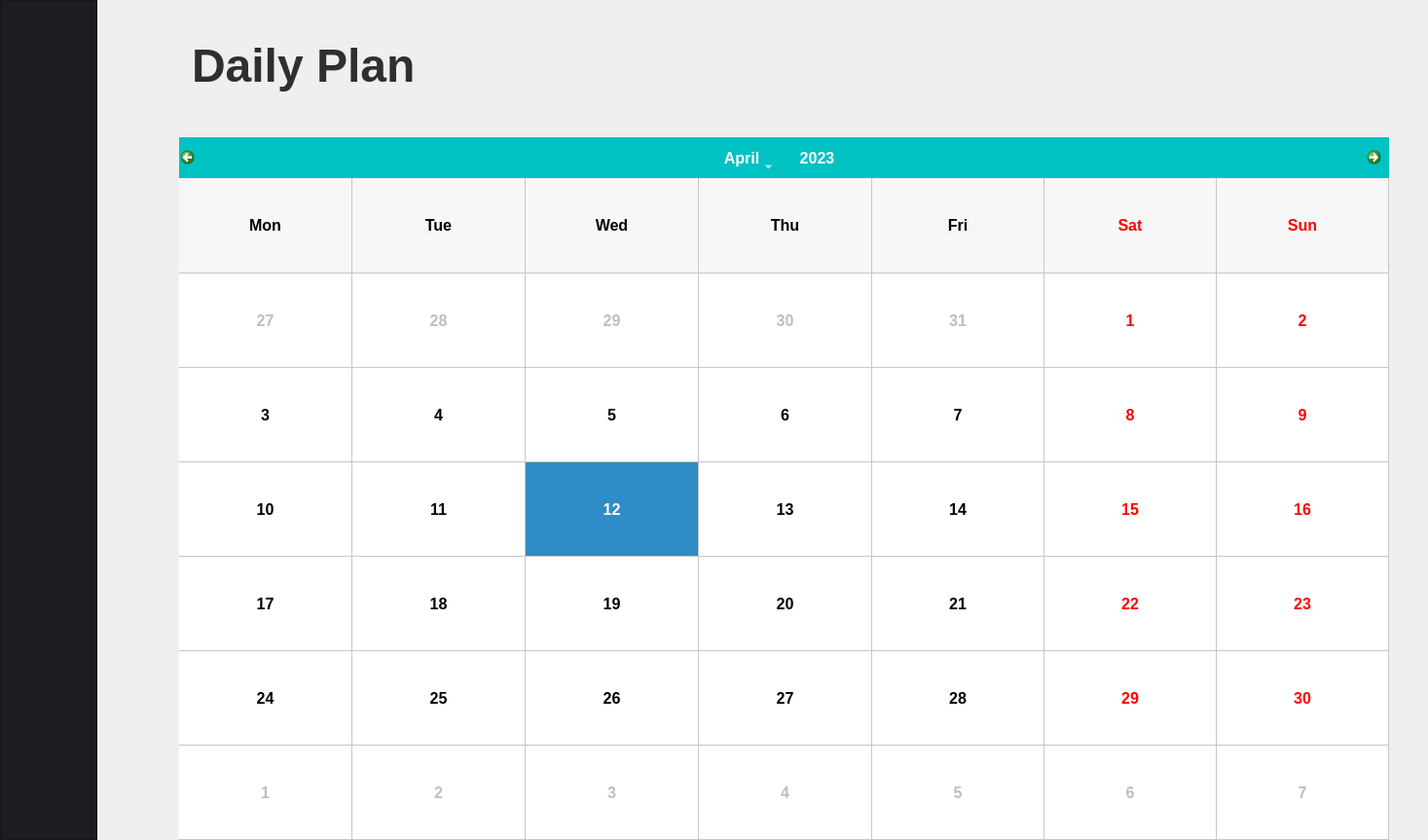
<?xml version="1.0" encoding="UTF-8"?>
<ui version="4.0">
 <class>MainWindow</class>
 <widget class="QMainWindow" name="MainWindow">
  <property name="geometry">
   <rect>
    <x>0</x>
    <y>0</y>
    <width>1467</width>
    <height>863</height>
   </rect>
  </property>
  <property name="windowTitle">
   <string>MainWindow</string>
  </property>
  <property name="autoFillBackground">
   <bool>false</bool>
  </property>
  <widget class="QWidget" name="centralwidget">
   <layout class="QGridLayout" name="gridLayout">
    <property name="leftMargin">
     <number>0</number>
    </property>
    <property name="topMargin">
     <number>0</number>
    </property>
    <property name="rightMargin">
     <number>0</number>
    </property>
    <property name="bottomMargin">
     <number>0</number>
    </property>
    <property name="horizontalSpacing">
     <number>20</number>
    </property>
    <item row="2" column="1">
     <layout class="QHBoxLayout" name="horizontalLayout_2">
      <item alignment="Qt::AlignTop">
       <widget class="QPushButton" name="pushButton">
        <property name="maximumSize">
         <size>
          <width>50</width>
          <height>16777215</height>
         </size>
        </property>
        <property name="autoFillBackground">
         <bool>false</bool>
        </property>
        <property name="styleSheet">
         <string notr="true">margin-top: 50px; margin-left: 10px</string>
        </property>
        <property name="text">
         <string/>
        </property>
        <property name="icon">
         <iconset resource="../../../../../../../../Downloads/tes.qrc">
          <normaloff>:/newPrefix/Back.png</normaloff>:/newPrefix/Back.png</iconset>
        </property>
        <property name="iconSize">
         <size>
          <width>47</width>
          <height>49</height>
         </size>
        </property>
        <property name="autoDefault">
         <bool>false</bool>
        </property>
        <property name="default">
         <bool>false</bool>
        </property>
        <property name="flat">
         <bool>true</bool>
        </property>
       </widget>
      </item>
     </layout>
    </item>
    <item row="2" column="0" rowspan="2">
     <layout class="QVBoxLayout" name="verticalLayout">
      <item>
       <widget class="QFrame" name="frame">
        <property name="enabled">
         <bool>true</bool>
        </property>
        <property name="minimumSize">
         <size>
          <width>100</width>
          <height>400</height>
         </size>
        </property>
        <property name="maximumSize">
         <size>
          <width>100</width>
          <height>16777215</height>
         </size>
        </property>
        <property name="styleSheet">
         <string notr="true">background-color: rgb(28, 29, 34)</string>
        </property>
        <property name="frameShape">
         <enum>QFrame::StyledPanel</enum>
        </property>
        <property name="frameShadow">
         <enum>QFrame::Raised</enum>
        </property>
        <widget class="QLabel" name="label_2">
         <property name="geometry">
          <rect>
           <x>25</x>
           <y>50</y>
           <width>51</width>
           <height>51</height>
          </rect>
         </property>
         <property name="text">
          <string/>
         </property>
         <property name="pixmap">
          <pixmap resource="../../../../../../../../Downloads/tes.qrc">:/newPrefix/Items.png</pixmap>
         </property>
        </widget>
        <widget class="QLabel" name="label">
         <property name="geometry">
          <rect>
           <x>31</x>
           <y>190</y>
           <width>31</width>
           <height>51</height>
          </rect>
         </property>
         <property name="text">
          <string>&lt;html&gt;&lt;head/&gt;&lt;body&gt;&lt;p&gt;&lt;img src=&quot;:/newPrefix/todolist.png&quot;/&gt;&lt;/p&gt;&lt;/body&gt;&lt;/html&gt;</string>
         </property>
        </widget>
        <widget class="QLabel" name="label_5">
         <property name="geometry">
          <rect>
           <x>21</x>
           <y>270</y>
           <width>51</width>
           <height>51</height>
          </rect>
         </property>
         <property name="text">
          <string>&lt;html&gt;&lt;head/&gt;&lt;body&gt;&lt;p&gt;&lt;img src=&quot;:/newPrefix/daily plan.png&quot;/&gt;&lt;/p&gt;&lt;/body&gt;&lt;/html&gt;</string>
         </property>
        </widget>
        <widget class="QLabel" name="label_4">
         <property name="geometry">
          <rect>
           <x>22</x>
           <y>350</y>
           <width>51</width>
           <height>51</height>
          </rect>
         </property>
         <property name="text">
          <string>&lt;html&gt;&lt;head/&gt;&lt;body&gt;&lt;p&gt;&lt;img src=&quot;:/newPrefix/target.png&quot;/&gt;&lt;/p&gt;&lt;/body&gt;&lt;/html&gt;</string>
         </property>
        </widget>
        <widget class="QLabel" name="label_8">
         <property name="geometry">
          <rect>
           <x>21</x>
           <y>440</y>
           <width>51</width>
           <height>41</height>
          </rect>
         </property>
         <property name="text">
          <string>&lt;html&gt;&lt;head/&gt;&lt;body&gt;&lt;p&gt;&lt;img src=&quot;:/newPrefix/gratitude.png&quot;/&gt;&lt;/p&gt;&lt;/body&gt;&lt;/html&gt;</string>
         </property>
        </widget>
        <widget class="QLabel" name="label_6">
         <property name="geometry">
          <rect>
           <x>30</x>
           <y>510</y>
           <width>41</width>
           <height>71</height>
          </rect>
         </property>
         <property name="text">
          <string>&lt;html&gt;&lt;head/&gt;&lt;body&gt;&lt;p&gt;&lt;img src=&quot;:/newPrefix/article.png&quot;/&gt;&lt;/p&gt;&lt;/body&gt;&lt;/html&gt;</string>
         </property>
        </widget>
        <widget class="QLabel" name="label_7">
         <property name="geometry">
          <rect>
           <x>40</x>
           <y>630</y>
           <width>31</width>
           <height>31</height>
          </rect>
         </property>
         <property name="text">
          <string>&lt;html&gt;&lt;head/&gt;&lt;body&gt;&lt;p&gt;&lt;img src=&quot;:/newPrefix/Icon.png&quot;/&gt;&lt;/p&gt;&lt;/body&gt;&lt;/html&gt;</string>
         </property>
        </widget>
       </widget>
      </item>
     </layout>
    </item>
    <item row="2" column="2">
     <layout class="QVBoxLayout" name="verticalLayout_6">
      <item>
       <widget class="QLabel" name="label_9">
        <property name="font">
         <font>
          <pointsize>36</pointsize>
          <weight>75</weight>
          <bold>true</bold>
         </font>
        </property>
        <property name="styleSheet">
         <string notr="true">margin-top: 40px; color : #2F2F2F;</string>
        </property>
        <property name="text">
         <string>&lt;html&gt;&lt;head/&gt;&lt;body&gt;&lt;p&gt;Daily Plan&lt;/p&gt;&lt;/body&gt;&lt;/html&gt;</string>
        </property>
        <property name="alignment">
         <set>Qt::AlignLeading|Qt::AlignLeft|Qt::AlignVCenter</set>
        </property>
       </widget>
      </item>
      <item>
       <spacer name="verticalSpacer">
        <property name="orientation">
         <enum>Qt::Vertical</enum>
        </property>
        <property name="sizeType">
         <enum>QSizePolicy::Preferred</enum>
        </property>
        <property name="sizeHint" stdset="0">
         <size>
          <width>20</width>
          <height>40</height>
         </size>
        </property>
       </spacer>
      </item>
     </layout>
    </item>
    <item row="3" column="3">
     <spacer name="horizontalSpacer">
      <property name="orientation">
       <enum>Qt::Horizontal</enum>
      </property>
      <property name="sizeType">
       <enum>QSizePolicy::Minimum</enum>
      </property>
      <property name="sizeHint" stdset="0">
       <size>
        <width>40</width>
        <height>20</height>
       </size>
      </property>
     </spacer>
    </item>
    <item row="3" column="2">
     <widget class="QCalendarWidget" name="calendarWidget">
      <property name="styleSheet">
       <string notr="true">
#calendarWidget QWidget {
	border-radius: 80px;
	font-size: 16px;
	font-weight: bold;
}

#qt_calendar_navigationbar {
	border: 2px solid #00C2C3;
	background-color: #00C2C3;
	color: white;
	border-radius: 20px;
	border-bottom: 0px;
}

#qt_calendar_yearbutton {
	color: #fff;
	margin: 5px;
	font-size: 24px;
	padding: 5px 10px;
	font-weight: bold;
}
#qt_calendar_nextmonth{
  
  min-width:20px;
  max-width:20px;
  min-height:20px;
  max-height:20px;
  
  border-radius:5px;
  background-color:transparent;
  padding:5px;
}
#qt_calendar_prevmonth::hover{
  qproperty-icon:url(&quot;../prev_icon.png&quot;);
  min-width:10px;
  max-width:10px;
  min-height:10px;
  max-height:10px;
}

#qt_calendar_monthbutton {
	color: #fff;
	margin: 5px;
	font-size: 24px;
	padding: 5px 10px;
	font-weight: bold;
}

QCalendarWidget QToolButton#qt_calendar_nextmonth::right-arrow {icon: url(./images/next_icon.png);}</string>
      </property>
      <property name="selectedDate">
       <date>
        <year>2023</year>
        <month>4</month>
        <day>12</day>
       </date>
      </property>
      <property name="minimumDate">
       <date>
        <year>2023</year>
        <month>1</month>
        <day>1</day>
       </date>
      </property>
      <property name="firstDayOfWeek">
       <enum>Qt::Monday</enum>
      </property>
      <property name="gridVisible">
       <bool>true</bool>
      </property>
      <property name="selectionMode">
       <enum>QCalendarWidget::SingleSelection</enum>
      </property>
      <property name="verticalHeaderFormat">
       <enum>QCalendarWidget::NoVerticalHeader</enum>
      </property>
      <property name="dateEditEnabled">
       <bool>true</bool>
      </property>
     </widget>
    </item>
   </layout>
  </widget>
 </widget>
 <resources>
  <include location="../../../../../../../../Downloads/tes.qrc"/>
  <include location="../../../../../../../../Downloads/tes.qrc"/>
  <include location="../../../../../../../../Downloads/tes.qrc"/>
 </resources>
 <connections/>
</ui>
